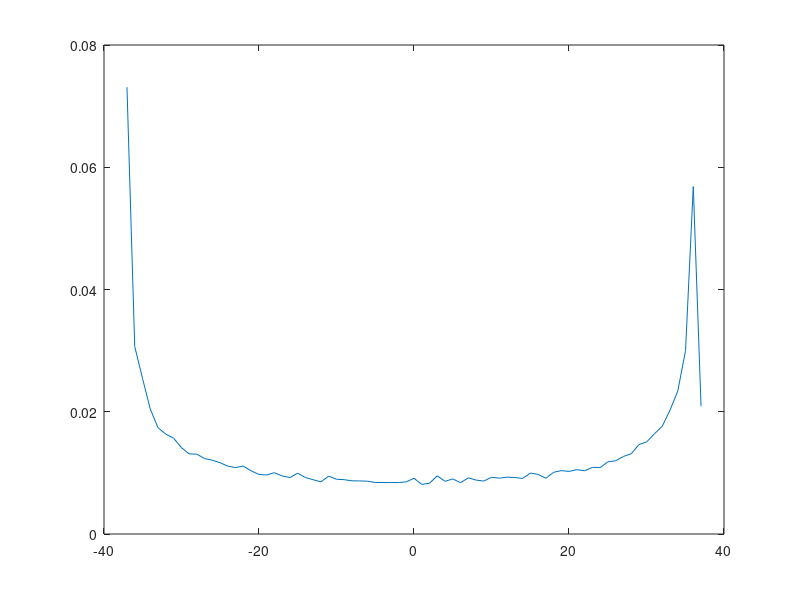
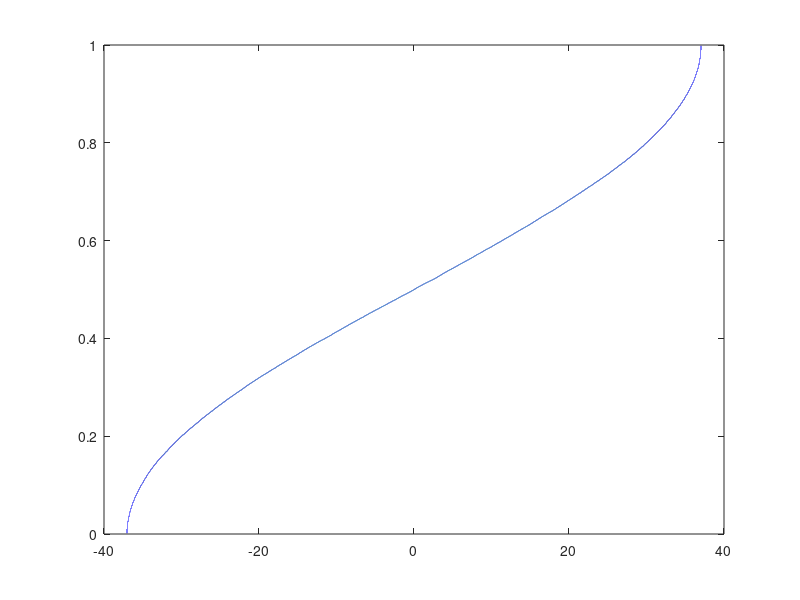

Write MATLAB code to recreate these figures, in order.
clc; clear;

v = 20000/3600;
c = 3 * 10^8;
fc = 2 * 10^9;
wavelength = c / fc;
fm = v / wavelength;
numbers_of_sample = 100000;

incidence_angle = -pi + 2*pi * rand(numbers_of_sample, 1);

x_axis = linspace(-fm, fm, 2*fm+1);

doppler_frequency_shift = fm * cos(incidence_angle);

test = -fm; prob = [];

while test < fm
    count = 0;
    for i = 1:numbers_of_sample
        if (doppler_frequency_shift(i) > test) & (doppler_frequency_shift(i) < test + 1)
            count = count + 1
        end
    end
    prob(end+1) = count / numbers_of_sample;

    test = test + 1
end

figure(1);
plot(x_axis, prob);
figure(2);
[f,x] = ecdf(doppler_frequency_shift); plot(x,f);
